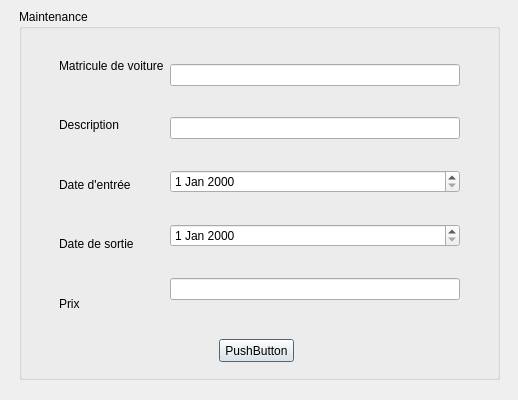
<?xml version="1.0" encoding="UTF-8"?>
<ui version="4.0">
 <class>formMaintenance</class>
 <widget class="QDialog" name="formMaintenance">
  <property name="geometry">
   <rect>
    <x>0</x>
    <y>0</y>
    <width>518</width>
    <height>400</height>
   </rect>
  </property>
  <property name="windowTitle">
   <string>Dialog</string>
  </property>
  <widget class="QGroupBox" name="groupBox">
   <property name="geometry">
    <rect>
     <x>19</x>
     <y>9</y>
     <width>481</width>
     <height>371</height>
    </rect>
   </property>
   <property name="title">
    <string>Maintenance</string>
   </property>
   <widget class="QPushButton" name="pushButton">
    <property name="geometry">
     <rect>
      <x>200</x>
      <y>330</y>
      <width>75</width>
      <height>23</height>
     </rect>
    </property>
    <property name="text">
     <string>PushButton</string>
    </property>
   </widget>
   <widget class="QWidget" name="">
    <property name="geometry">
     <rect>
      <x>40</x>
      <y>30</y>
      <width>401</width>
      <height>291</height>
     </rect>
    </property>
    <layout class="QHBoxLayout" name="horizontalLayout">
     <item>
      <layout class="QVBoxLayout" name="verticalLayout_2">
       <item>
        <widget class="QLabel" name="label">
         <property name="text">
          <string>Matricule de voiture</string>
         </property>
        </widget>
       </item>
       <item>
        <widget class="QLabel" name="label_2">
         <property name="text">
          <string>Description</string>
         </property>
        </widget>
       </item>
       <item>
        <widget class="QLabel" name="label_3">
         <property name="text">
          <string>Date d'entrée</string>
         </property>
        </widget>
       </item>
       <item>
        <widget class="QLabel" name="label_4">
         <property name="text">
          <string>Date de sortie</string>
         </property>
        </widget>
       </item>
       <item>
        <widget class="QLabel" name="label_5">
         <property name="text">
          <string>Prix</string>
         </property>
        </widget>
       </item>
      </layout>
     </item>
     <item>
      <layout class="QVBoxLayout" name="verticalLayout">
       <item>
        <widget class="QLineEdit" name="input_matricule"/>
       </item>
       <item>
        <widget class="QLineEdit" name="input_description"/>
       </item>
       <item>
        <widget class="QDateEdit" name="input_date_entree"/>
       </item>
       <item>
        <widget class="QDateEdit" name="input_date_sortie"/>
       </item>
       <item>
        <widget class="QLineEdit" name="input_prix"/>
       </item>
      </layout>
     </item>
    </layout>
   </widget>
  </widget>
 </widget>
 <resources/>
 <connections/>
</ui>
